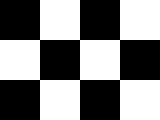
%> input picture src/CornerDetector_SIFT/SIFT_Matching/check.bmp, 160 x 120 px
$ octave --eval "result = find_feature(imread('check.bmp'));"   (GNU Octave 9; MATLAB toolbox functions it lacks are replaced by stand-ins)
%> lines starting %> are read from the running program, lines starting %| are printed output that depends on the picture; in (x1, y1, x2, y2) boxes, pixels count from 0 and x2, y2 are one past the last pixel; in counts of white or black regions, pixels touching at a corner belong together; the program's own positions count from 1
### src/CornerDetector_SIFT/SIFT_Matching/harris_output.m
function R = harris_output(A)
[r,c] = size(A);
alpha = 0.05;
win_radi = 3; %Weight gaussian window radius
sigma = 0.5; %Lightly prefilter the image
%w = ones*(2*win_radi+1)/(2*win_radi+1);%Window weight function
w = fspecial('gaussian', 2*win_radi+1, win_radi/3);%Gaussian window weight function
R = zeros(r,c);

%Prefilter the image
A = imfilter(A,fspecial('gaussian',6*sigma,sigma));

%Find image gradient
[Ax,Ay] = imgradientxy(A);

%Find Harris Output
for i = 1+win_radi:r-win_radi
    for j = 1+win_radi:c-win_radi
        M = zeros(2,2);
        Ix = Ax(i-win_radi:i+win_radi,j-win_radi:j+win_radi);
        Iy = Ay(i-win_radi:i+win_radi,j-win_radi:j+win_radi);
        Ix2 = Ix.^2;
        Iy2 = Iy.^2;
        M(1,1) = sum(sum(w.*Ix2));
        M(1,2) = sum(sum(w.*Ix.*Iy));
        M(2,1) = M(1,2);
        M(2,2) = sum(sum(w.*Iy2));
        R(i,j) = det(M) - alpha*trace(M)^2;
    end
end
end

### src/CornerDetector_SIFT/SIFT_Matching/harris_refine.m
function R_new = harris_refine(R_old)
R_new = R_old;
thresh = 0.1;
win_nms = 2; %Window for non-maximal-suppression
[r,c] = size(R_new);

for i = 1:r
    for j = 1:c
        if R_new(i,j) < thresh
            R_new(i,j) = 0;
        end
    end
end
for i = 1:r
    for j = 1:c
        if R_new(i,j) > 0
            if R_new(i,j) < max(max(R_new(i-win_nms:i+win_nms,j-win_nms:j+win_nms)))
                R_new(i,j) = 0;
            end
        end
    end
end
end

### src/CornerDetector_SIFT/SIFT_Matching/find_feature.m
function [F_out, D] = find_feature(A)
[r,c] = size(A);

%Prefilter the image
sigma = 0.5; %Lightly prefilter the image
A = imfilter(A,fspecial('gaussian',6*sigma,sigma));

%Find image gradient
[Ix, Iy] = imgradientxy(A);

%Find Harris Output
R_raw = harris_output(A);
R = harris_refine(R_raw);

%Compute the angle
Rot = zeros(r,c);
for i = 1:r
    for j = 1:c
        Rot(i,j) = atan2(Iy(i,j),Ix(i,j));
    end
end

%Find number of features
[rr cc] = find(R>0);
N = length(rr);

%Build feature matrix
f_in = ones(4,N);
for i = 1:N
    f_in(1,i) = cc(i);
    f_in(2,i) = rr(i);
    f_in(4,i) = Rot(rr(i),cc(i));
end

%Draw frame
A = single(A);
[F_out, D] = vl_sift(A, 'frames', f_in);
end
%> in find_feature, `A = imfilter(A,fspecial('gaussian',6*sigma,sigma));`:
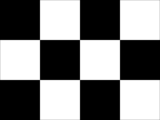
%> A: size 120x160 uint8; min 0, max 255, mean 127.1
%> in find_feature, `[Ix, Iy] = imgradientxy(A);`:
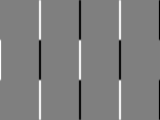
%> Ix: size 120x160 double; min -1020, max 1020, mean 1.9; drawn with min black and max white
%> in find_feature, `[Ix, Iy] = imgradientxy(A);`:
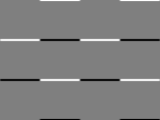
%> Iy: size 120x160 double; min -1020, max 1020, mean 0; drawn with min black and max white
%> after the loop in harris_output, `for i = 1+win_radi:r-win_radi`:
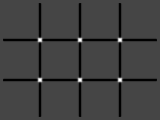
%> R: size 120x160 double; min -9.92e+09, max 2.64e+10, mean -627091115.2; drawn with min black and max white
%> after the loop in harris_output, `for i = 1+win_radi:r-win_radi`: M = [6472.9 253.8; 253.8 6472.9]
%> after the loop in harris_refine, `for i = 1:r`:
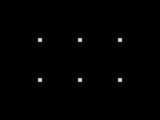
%> R_new: size 120x160 double; min 0, max 2.64e+10, mean 111544010.8; drawn with min black and max white
%> after the loop in harris_refine, `for i = 1:r`:
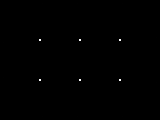
%> R_new: size 120x160 double; 1.37% of pixels changed, all inside (x1, y1, x2, y2) = (3, 3, 157, 117); drawn with min black and max white
%> after the loop in find_feature, `for i = 1:r`:
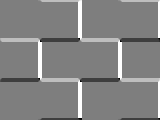
%> Rot: size 120x160 double; min -3.11, max 3.14, mean 0.118; drawn with min black and max white
%> in find_feature, `[rr cc] = find(R>0);`: rr = 71 values from 4 to 117; cc = 71 values from 4 to 157
%> in find_feature, `N = length(rr);`: N = 71
%> the loop in find_feature, `for i = 1:N` made 71 passes
%> after the loop in find_feature, `for i = 1:N`: f_in = 71 columns, first 8: [4 4 6 35 35 38 38 40; 43 78 46 46 86 44 84 40; 1 1 1 1 1 1 1 1; 0 0 0 0 0 0 0 0.785]
%> (the run ends here)
